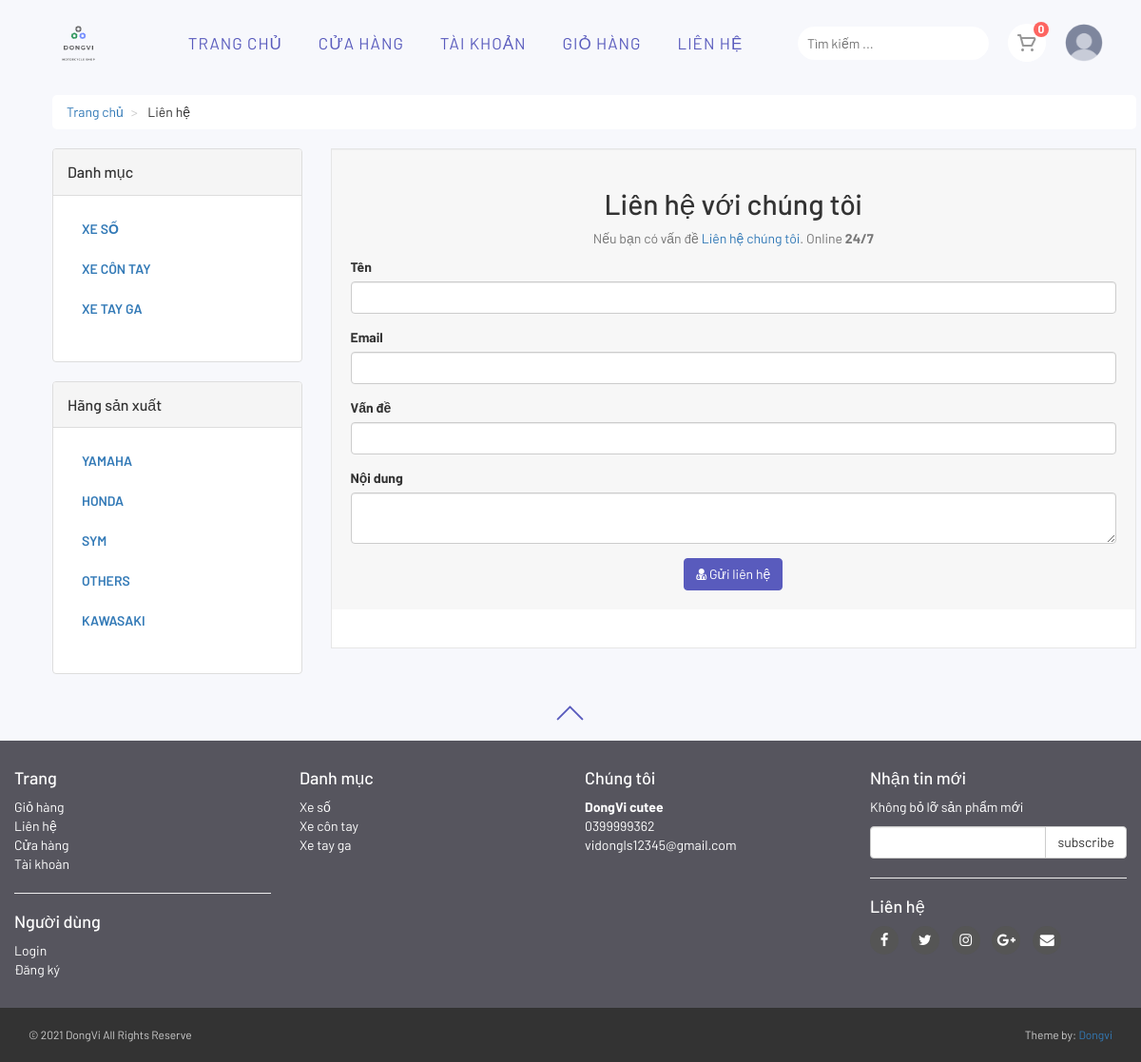
The page /contact.php on the database its author committed.
### tables this page shows
CREATE TABLE `product_categories` (
  `p_cat_id` int(10) NOT NULL,
  `p_cat_title` text NOT NULL,
  `p_cat_desc` text NOT NULL
);

CREATE TABLE `categories` (
  `cat_id` int(11) NOT NULL,
  `cat_title` text NOT NULL,
  `cat_desc` text NOT NULL
);

### functions/functions.php (the view, shortened to what this page needs)
<?php
$db = mysqli_connect("localhost", "root", "", "motor_store");
mysqli_set_charset($db, 'UTF8');
function getRealIpUser()
{
    switch (true) {
        default:
            return $_SERVER['REMOTE_ADDR'];
    }
}
function getPCats()
{
    global $db;
    $get_p_cats = "select * from product_categories";
    $run_p_cats = mysqli_query($db, $get_p_cats);
    while ($row_p_cats = mysqli_fetch_array($run_p_cats)) {
        $p_cat_id = $row_p_cats['p_cat_id'];
        $p_cat_title = $row_p_cats['p_cat_title'];
        echo "
            <li>
                <a href='shop.php?p_cat=$p_cat_id'> $p_cat_title </a>
            </li>
        ";
    }
}
function getCats()
{
    global $db;
    $get_cats = "select * from categories";
    $run_cats = mysqli_query($db, $get_cats);
    while ($row_cats = mysqli_fetch_array($run_cats)) {
        $cat_id = $row_cats['cat_id'];
        $cat_title = $row_cats['cat_title'];
        echo "
            <li>
                <a href='shop.php?cat=$cat_id'> $cat_title </a>
            </li>
        ";
    }
}
function items()
{
    global $db;
    $ip_add = getRealIpUser();
    $get_items = "select * from cart where ip_add='$ip_add'";
    $run_items = mysqli_query($db, $get_items);
    $count_items = mysqli_num_rows($run_items);
    echo $count_items;
}

### includes/footer.php (shortened to what this page needs)
<div id="scrollme">
    <div class="backtop">
        <span class="arrow-top">
        </span>
    </div>
</div>
<div id="footer">
    <div class="container">
        <div class="row">
            <div class="col-sm-6 col-md-3">
                <h4>Trang</h4>
                <ul>
                    <li><a href="cart.php">Giỏ hàng</a></li>
                    <li><a href="contact.php">Liên hệ</a></li>
                    <li><a href="shop.php">Cửa hàng</a></li>
                    <li><a href="customer/my_account.php">Tài khoàn</a></li>
                </ul>
                <hr>
                <h4>Người dùng</h4>
                <ul>
                    <?php
                           if(!isset($_SESSION['customer_email'])){
                               echo"<a href='checkout.php'>Login</a>";
                           }else{
                              echo"<a href='customer/my_account.php?my_orders'>My Account</a>";
                           }
                           ?>
                    <li><a href="customer_register.php">Đăng ký</a></li>
                </ul>
            </div>
            <div class="com-sm-6 col-md-3">
                <h4>Danh mục</h4>
                <ul>
                    <?php
                        $get_p_cats = "select * from product_categories";
                        $run_p_cats = mysqli_query($con,$get_p_cats);
                        while($row_p_cats=mysqli_fetch_array($run_p_cats)){
                            $p_cat_id = $row_p_cats['p_cat_id'];
                            $p_cat_title = $row_p_cats['p_cat_title'];
                            echo "
                                <li>
                                    <a href='shop.php?p_cat=$p_cat_id'>
                                        $p_cat_title
                                    </a>
                                </li>
                            ";
                        }
                    ?>
                </ul>
            </div>
            <div class="col-sm-6 col-md-3">
                <h4>Chúng tôi</h4>
                <p>
                    <strong>DongVi cutee</strong>
                    <br />0399999362
                    <br />vidongls12345@gmail.com
                </p>
            </div>
            <div class="col-sm-6 col-md-3">
                <h4>Nhận tin mới</h4>
                <p class="text-muted">
                    Không bỏ lỡ sản phẩm mới
                </p>
                <form action="https://feedburner.google.com/fb/a/mailverify" method="post" target="popupwindow"
                    onsubmit="window.open('https://feedburner.google.com/fb/a/mailverify?uri=M-devMedia', 'popupwindow', 'scrollbars=yes,width=550,height=520');return true"
                    method="post">
                    <div class="input-group">
                        <input type="text" class="form-control" name="email">
                        <span class="input-group-btn">
                            <input type="submit" value="subscribe" class="btn btn-default">
                        </span>
                    </div>
                </form>
                <hr>
                <h4>Liên hệ</h4>
                <p class="social">
                    <a href="#" class="fa fa-facebook"></a>
                    <a href="#" class="fa fa-twitter"></a>
                    <a href="#" class="fa fa-instagram"></a>
                    <a href="#" class="fa fa-google-plus"></a>
                    <a href="#" class="fa fa-envelope"></a>
                </p>
            </div>
        </div>
    </div>
</div>
<div id="copyright">
    <div class="container">
        <div class="col-md-6">
            <p class="pull-left">&copy; 2021 DongVi All Rights Reserve</p>
        </div>
        <div class="col-md-6">
            <p class="pull-right">Theme by: <a href="#">Dongvi</a></p>
        </div>
    </div>
</div>

### styles/style.css (style rules this page uses)
* { text-decoration: none; }
body { font-size: 14px; line-height: 1.42857143; color: #333333; background: #f7f8fc; overflow-x: hidden; }
#content .panel.sidebar-menu ul.nav.category-menu li a { text-transform: uppercase; font-weight: 600; }
#footer { background: #56555e; padding: 20px 0; }
#footer a { color: white; padding: 0; text-decoration: none; transition: all 0.2s ease; }
#footer h4 { color: white; }
#footer p { color: white; }
#footer ul { list-style: none; padding-left: 0px; }
#footer .social { text-align: left; }
#footer .social a { margin: 0px 10px 0px 0px; display: inline-block; color: #ffffff; width: 30px; height: 30px; border-radius: 15px; line-height: 30px; font-size: 15px; text-align: center; vertical-align: bottom; background: #555555; text-decoration: none; }
#copyright { background: #333333 !important; color: #cccccc; padding: 20px 0px; font-size: 12px; }
#copyright p { margin: 0px; }

### styles/main.css (style rules this page uses)
* { margin: 0; padding: 0; list-style-type: none; border: 0; outline: 0; text-decoration: none; color: inherit; box-sizing: border-box; }
body { font-family: 'Barlow', sans-serif; margin: 0; }
#scrollme { margin: 0 auto; height: 50px; cursor: pointer; width: 120px; }
#scrollme .backtop { position: relative; color: #595bbd; }
#scrollme .backtop .arrow-top:before, #scrollme .backtop .arrow-top:after { content: ''; position: absolute; width: 20px; height: 2px; top: 20px; left: calc(50% - 10px); border-radius: 20px; transition: all 0.4s ease-in-out; background-color: #595bbd; opacity: 1; }
#scrollme .backtop .arrow-top:before { transform: rotate(45deg); margin-left: 6px; }
#scrollme .backtop .arrow-top:after { transform: rotate(-45deg); margin-left: -7px; }
.container { width: 1200px; }

### rows shown on the page
product_categories: p_cat_title "XE SỐ", p_cat_title "Xe số"
product_categories: p_cat_title "XE CÔN TAY", p_cat_title "Xe côn tay"
product_categories: p_cat_title "XE TAY GA", p_cat_title "Xe tay ga"
categories: cat_title "YAMAHA"
categories: cat_title "HONDA"
categories: cat_title "SYM"
categories: cat_title "OTHERS"
categories: cat_title "KAWASAKI"

### other values the page prints
$count_items "0"
